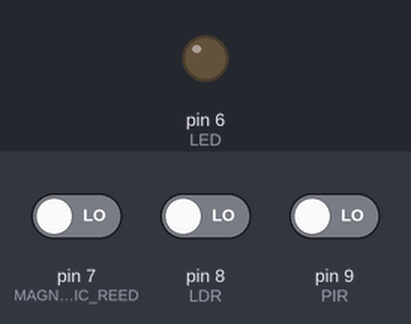
This sketch was run on a simulated Arduino Uno, built with avr-gcc and run on an emulated ATmega328P. On the bench: output pins drawn as LEDs (lit = HIGH). Inputs (shaded band) come from the test bench; at power-on: pin 7 (MAGNETIC_REED) LOW, pin 8 (LDR) LOW, pin 9 (PIR) LOW. What the sketch prints to the serial monitor is not drawn.

Above: at 1.2 s.
1.3 s: pin 7 (MAGNETIC_REED) driven HIGH and pin 8 (LDR) driven HIGH and pin 9 (PIR) driven HIGH
At 2.3 s:
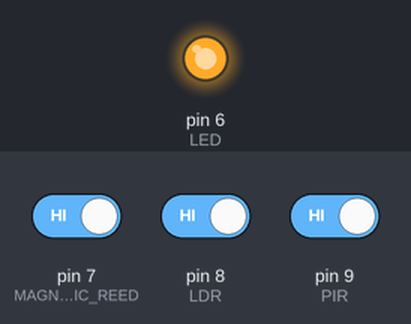
4.3 s: pin 7 (MAGNETIC_REED) driven LOW
At 6.5 s:
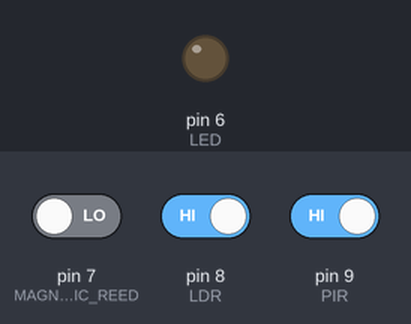
6.8 s: pin 7 (MAGNETIC_REED) driven HIGH
At 7.7 s:
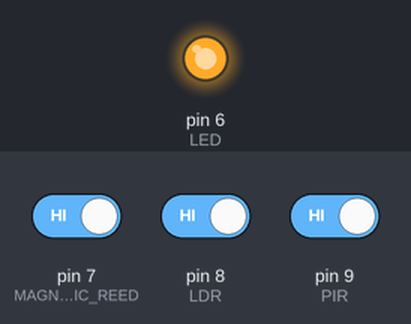
Timing chart, 0 to 9.8 s (numbered marks = the images above; inputs shaded):
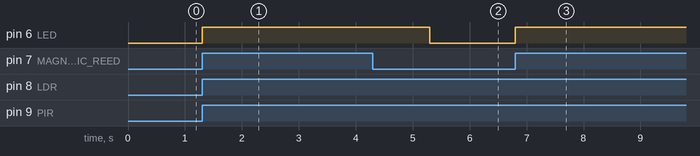

The sketch:

arduino_code.ino
```cpp
int LED = 6;
int MAGNETIC_REED = 7;
int LDR = 8;
int PIR = 9;
// Bluetooth Module in TX, RX
int LDR_STATE;
int PIR_STATE;
int REED_STATE;

void setup() {
  // put your setup code here, to run once:
  Serial.begin(9600);
  pinMode(MAGNETIC_REED, INPUT);
  pinMode(LDR, INPUT);
  pinMode(PIR, INPUT);
  pinMode(LED, OUTPUT);
}

void loop() {
  //When to turn on LED->1
      //MAGNETIC REED ENABLE -> 1 ~
      //LDR ENABLE -> 1 ~ Low Light
      //PIR -> 1 ~ Movement
      // ----> LED ENABLE ----> Bluetooth Output

  LDR_STATE = digitalRead(LDR);
  PIR_STATE = digitalRead(PIR);
  REED_STATE = digitalRead(MAGNETIC_REED);

  if (REED_STATE > 0) {
    //REED ON
    if (LDR_STATE != 0) {
      //LDR ON
        if (PIR_STATE > 0) {
          //PIR ON
          digitalWrite(LED, HIGH);
          // Bluetooth Notification Send
          Serial.write("1"); //1 for simplicity
          delay(2000);

      } //PIR CLOSE
      digitalWrite(LED,LOW);
      LDR_STATE = 0;
      PIR_STATE = 0;
      REED_STATE = 0;
    } //LDR CLOSE
    digitalWrite(LED,LOW);
    LDR_STATE = 0;
    PIR_STATE = 0;
    REED_STATE = 0;
  } //REED CLOSE
  digitalWrite(LED,LOW);
  LDR_STATE = 0;
  PIR_STATE = 0;
  REED_STATE = 0;
}//main close
```

Measured:
- after the input at 1.3 s, pin 6 (LED): LOW → HIGH at once
- after the input at 4.3 s, pin 6 (LED): HIGH → LOW after 1.0 s
- after the input at 6.8 s, pin 6 (LED): LOW → HIGH at once
